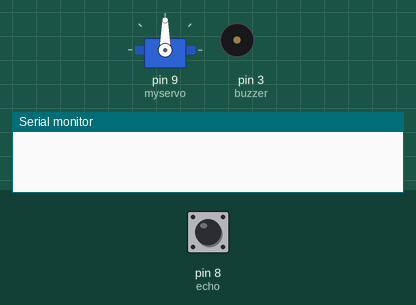
A sketch run on a simulated Arduino Uno, built with avr-gcc and run on an emulated ATmega328P. On the bench: servo, buzzer (waves = sounding, pin HIGH), the last lines printed to the serial monitor. The test bench sets the inputs (shaded band); at power-on: pin 8 (echo) HIGH. Pins used as bus, display or sensor lines are not drawn.

Above: at 0.1 s.
At 1.2 s:
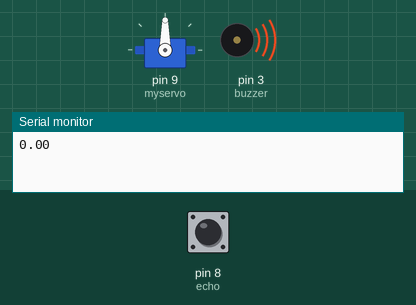
1.3 s: pin 8 (echo) pulsed LOW 2 times (0.12 s each, 0.3 s apart)
At 2.4 s:
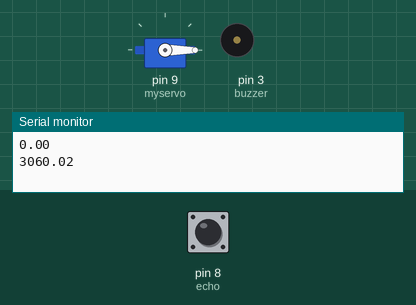
Timing chart, 0 to 4.3 s (numbered marks = the images above; inputs shaded):
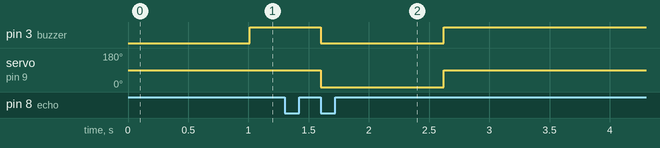

The sketch:

Problem3.ino
```cpp
#include <Servo.h>

Servo myservo;  // create servo object to control a servo
float speedSound = 0.034; //speed of sound given in the slides
int trig = 7; //pins for trig and echo for ultrasonic sensor
int echo = 8;
int buzzer = 3; //pin for buzzer

void setup() {
  myservo.attach(9);  // attaches the servo on pin 9 to the servo object
  Serial.begin(9600); //starts serial monitor 9600 baud
  pinMode(trig, OUTPUT); //setting pins to input or output
  pinMode(echo, INPUT_PULLUP);
  pinMode(buzzer, OUTPUT);
}

void loop() {
  digitalWrite(trig, HIGH); //sends short 10ms pulse to trig pin
  delay(10);
  digitalWrite(trig, LOW);

  float travelTime = pulseIn(echo, HIGH); //measures travel time as stated in slides
  float distance = speedSound * (travelTime/2); //calculates distance as stated in slides, divides travel time by 2 because it asks for ONE way travel
  Serial.println(distance); //outputs calculated distance to serial monitor
  if(distance < 10){ //if distance is less than 10
    myservo.write(90); //turn servo to 90 degrees
    digitalWrite(buzzer, HIGH); //play sound on buzzer
  }else{ //otherwise, i.e. distance >= 10
    myservo.write(0); //turn servo to 0 degrees
    digitalWrite(buzzer, LOW); //don't play sound on buzzer
  }
  delay(10); //add short delay so ultrasonic sensor has time to send and receive pulses
}
```

Measured:
- after the input at 1.3 s, pin 3 (buzzer): HIGH → LOW after 0.30 s, → HIGH 1.0 s later; servo on pin 9 (myservo): 90° → 0° after 0.30 s, → 90° 1.0 s later
